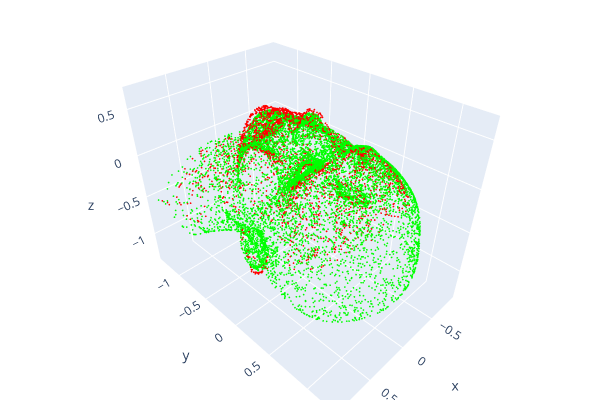

The notebook cell this image was saved under:
### Code cell
# ref is mean face here so alignment won't look perfect
o3d.visualization.draw_plotly([ref_pcd, src_pcd.transform(T)])

### Figure 1 — Plotly figure (JSON) as saved in the notebook; plotly's stock layout.template omitted (floating-point values rounded to 4 significant figures; data arrays with more than 128 entries replaced by an {"elided": "..."} marker saying what was removed)
{"data": [{"marker": {"color": {"elided": "10788x3 float values"}, "size": 1}, "mode": "markers", "type": "scatter3d", "x": {"elided": "10788 float values"}, "y": {"elided": "10788 float values"}, "z": {"elided": "10788 float values"}}, {"marker": {"color": {"elided": "2862x3 float values"}, "size": 1}, "mode": "markers", "type": "scatter3d", "x": {"elided": "2862 float values"}, "y": {"elided": "2862 float values"}, "z": {"elided": "2862 float values"}}], "layout": {"height": 400, "margin": {"b": 0, "l": 0, "r": 0, "t": 0}, "scene": {"camera": {"center": {"x": 0, "y": 0, "z": 0}, "up": {"x": 0, "y": 0, "z": 1}}}, "showlegend": false, "width": 600}}
